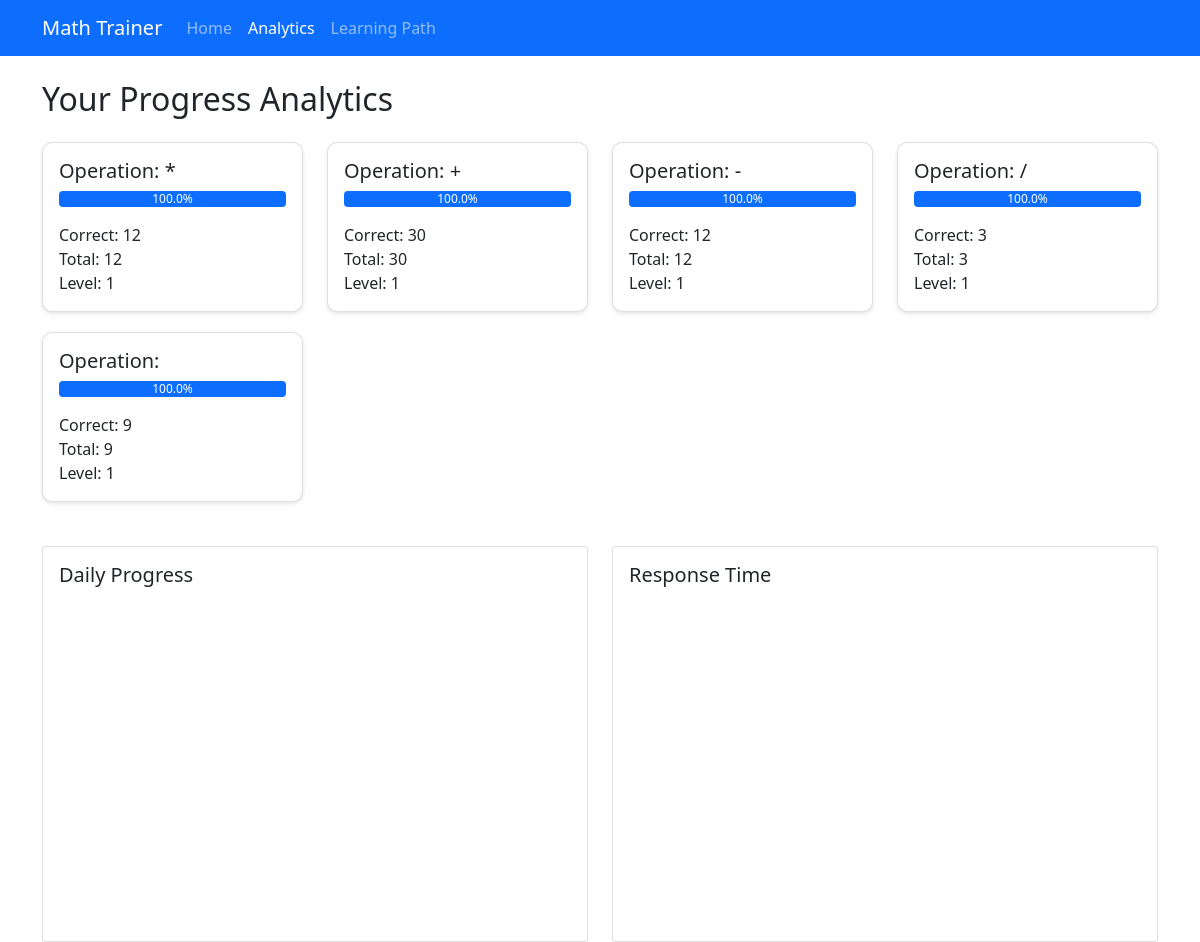
Page /analytics (signed in) on the committed database.
### models.py (models this page shows)
class Progress(db.Model):
    id = db.Column(db.Integer, primary_key=True)
    user_id = db.Column(db.Integer, db.ForeignKey('user.id'), nullable=False)
    operation = db.Column(db.String(1), nullable=False)  # +, -, *, /
    difficulty_level = db.Column(db.Integer, nullable=False)
    correct_answers = db.Column(db.Integer, default=0)
    total_attempts = db.Column(db.Integer, default=0)
    last_attempt = db.Column(db.DateTime, default=datetime.utcnow)
    @property
    def accuracy(self):
        return (self.correct_answers / self.total_attempts * 100) if self.total_attempts > 0 else 0

### app.py (the view)
@app.route('/analytics')
def analytics():
    if 'user_id' not in session:
        return render_template('analytics.html', progress=[], analytics=[])
    user = User.query.get(session['user_id'])
    progress_data = Progress.query.filter_by(user_id=user.id).all()
    analytics_data = Analytics.query.filter_by(user_id=user.id).order_by(Analytics.session_date.desc()).limit(7).all()
    analytics_dicts = [
        {
            'session_date': a.session_date.strftime('%Y-%m-%d'),
            'questions_attempted': a.questions_attempted,
            'correct_answers': a.correct_answers,
            'average_response_time': a.average_response_time,
            'session_duration': a.session_duration,
            'accuracy': a.accuracy
        }
        for a in analytics_data
    ]
    return render_template('analytics.html',
                         progress=progress_data,
                         analytics=analytics_dicts)

### app.py (called while the page is built)
@app.after_request
def add_header(response):
    response.headers['Cache-Control'] = 'no-cache, no-store, must-revalidate'
    response.headers['Pragma'] = 'no-cache'
    response.headers['Expires'] = '0'
    return response

### models.py (called while the page is built)
    @property
    def accuracy(self):
        return (self.correct_answers / self.questions_attempted * 100) if self.questions_attempted > 0 else 0

### templates/analytics.html (shortened to what this page needs)
<!DOCTYPE html>
<html lang="en">
<head>
    <link href="https://cdn.jsdelivr.net/npm/bootstrap@5.1.3/dist/css/bootstrap.min.css" rel="stylesheet">
</head>
<body>
    <nav class="navbar navbar-expand-lg navbar-dark bg-primary">
        <div class="container">
            <a class="navbar-brand" href="/">Math Trainer</a>
            <div class="collapse navbar-collapse" id="navbarNav">
                <ul class="navbar-nav">
                    <li class="nav-item">
                        <a class="nav-link" href="/">Home</a>
                    </li>
                    <li class="nav-item">
                        <a class="nav-link active" href="/analytics">Analytics</a>
                    </li>
                    <li class="nav-item">
                        <a class="nav-link" href="/learning-path">Learning Path</a>
                    </li>
                </ul>
            </div>
        </div>
    </nav>
    <div class="container mt-4">
        <h2 class="mb-4">Your Progress Analytics</h2>
        <div class="row">
            {% for op in progress %}
            <div class="col-md-3">
                <div class="card progress-card">
                    <div class="card-body">
                        <h5 class="card-title">Operation: {{ op.operation }}</h5>
                        <div class="progress mb-3">
                            <div class="progress-bar" role="progressbar"
                                 style="width: {{ op.accuracy }}%"
                                 aria-valuenow="{{ op.accuracy }}"
                                 aria-valuemin="0"
                                 aria-valuemax="100">
                                {{ "%.1f"|format(op.accuracy) }}%
                            </div>
                        </div>
                        <p class="card-text">
                            Correct: {{ op.correct_answers }}<br>
                            Total: {{ op.total_attempts }}<br>
                            Level: {{ op.difficulty_level }}
                        </p>
                    </div>
                </div>
            </div>
            {% endfor %}
        </div>
        <div class="row mt-4">
            <div class="col-md-6">
                <div class="card">
                    <div class="card-body">
                        <h5 class="card-title">Daily Progress</h5>
                        <div id="dailyProgressChart" class="chart-container"></div>
                    </div>
                </div>
            </div>
            <div class="col-md-6">
                <div class="card">
                    <div class="card-body">
                        <h5 class="card-title">Response Time</h5>
                        <div id="responseTimeChart" class="chart-container"></div>
                    </div>
                </div>
            </div>
        </div>
    </div>
</body>
</html>

### templates/analytics.html (style rules this page uses)
.progress-card { margin-bottom: 20px; border-radius: 10px; box-shadow: 0 2px 4px rgba(0,0,0,0.1); }
.chart-container { height: 300px; margin-bottom: 30px; }

### rows in the picture
Progress: operation "*", accuracy "100.0", correct_answers "12", total_attempts "12", difficulty_level "1"
Progress: operation "+", accuracy "100.0", correct_answers "30", total_attempts "30", difficulty_level "1"
Progress: operation "-", accuracy "100.0", correct_answers "12", total_attempts "12", difficulty_level "1"
Progress: operation "/", accuracy "100.0", correct_answers "3", total_attempts "3", difficulty_level "1"
Progress: accuracy "100.0", correct_answers "9", total_attempts "9", difficulty_level "1"
